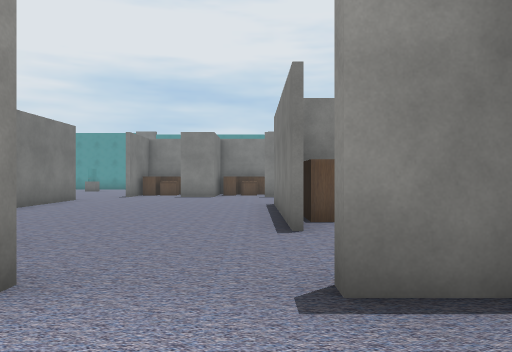
[1] (above)

24 first-person views from a walk through a 3-D level made in the Unity game engine. The camera is 1.5 m above the floor, looks level and sees 70° across. The floor is counted in squares, 2 m on a side. Each view is taken from the middle of a square. On the plan, view 1 faces up. The plan holds only what a view shows up to about 11 squares ahead; the rest is blank. The player character is not drawn. Door leaves are left out, so doorways stand open. Some surface patterns are stand-ins.

[2]
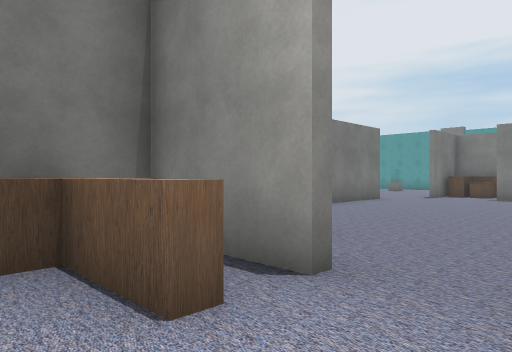

[3]
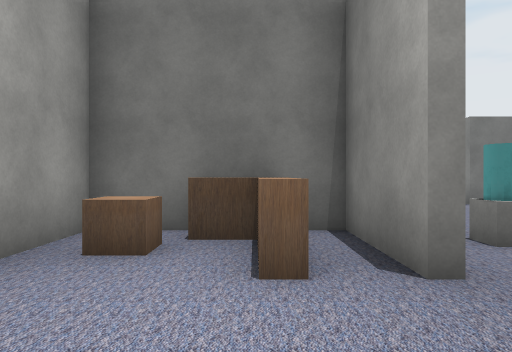

[4]
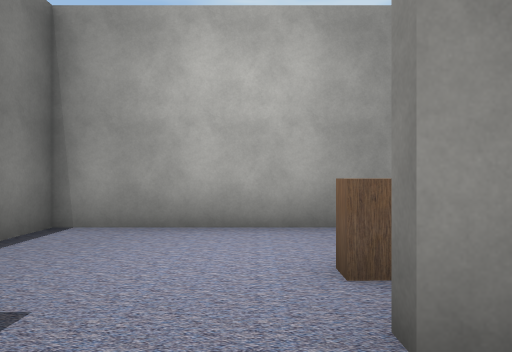

[5]
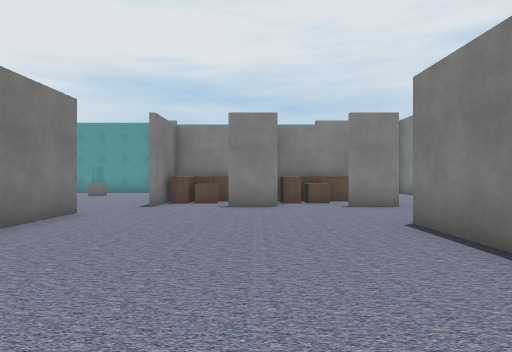

[6]
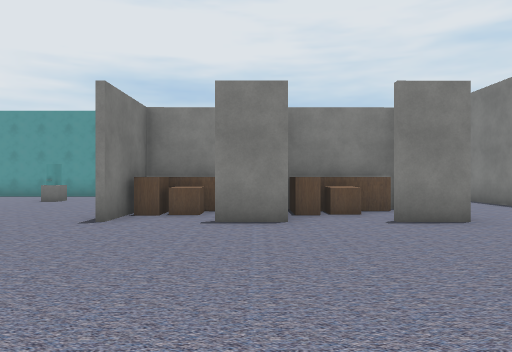

[7]
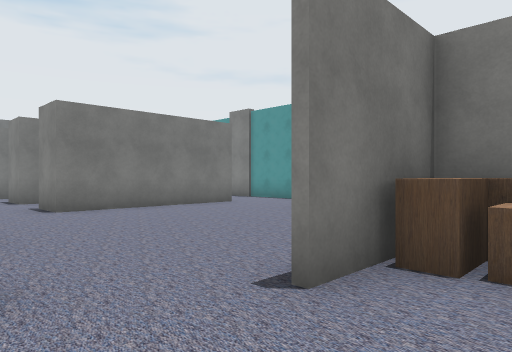

[8]
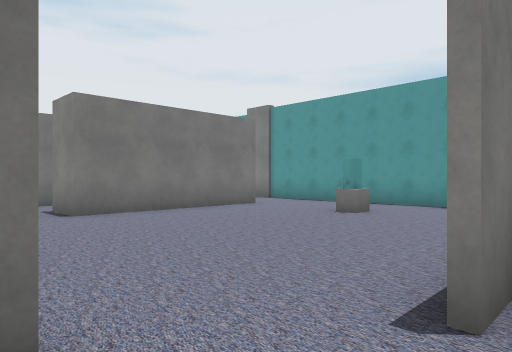

[9]
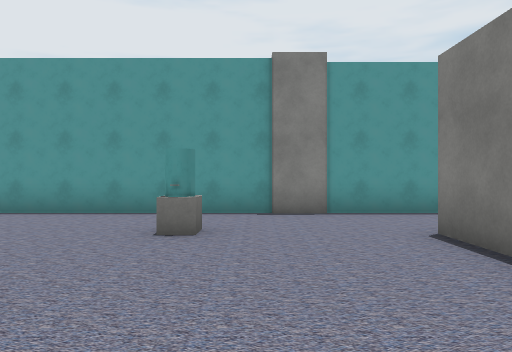

[10]
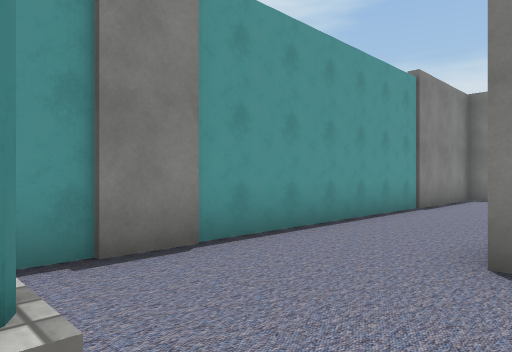

[11]
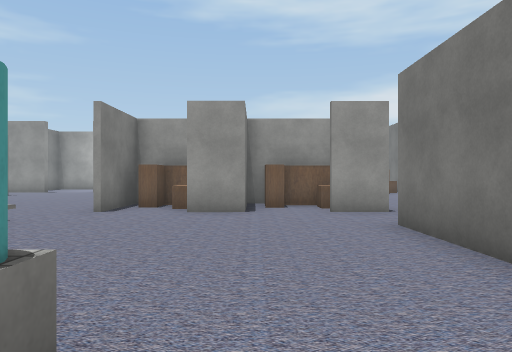

[12]
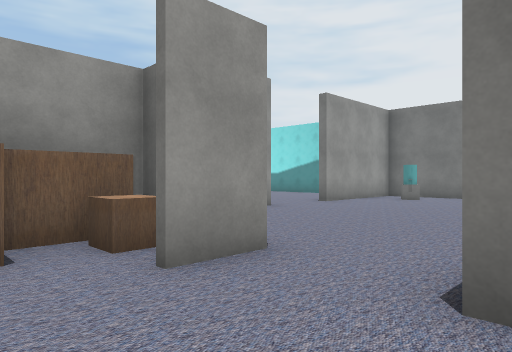

[13]
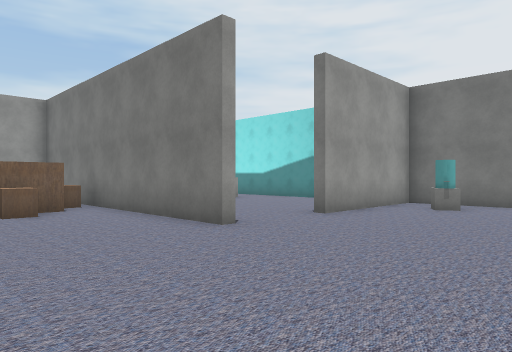

[14]
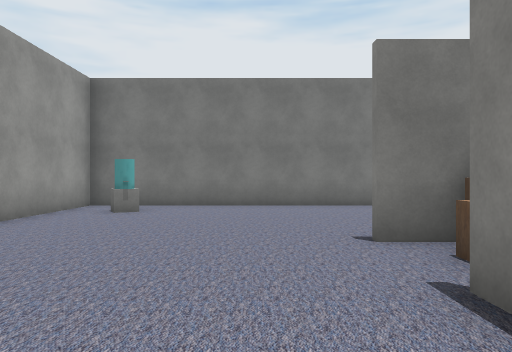

[15]
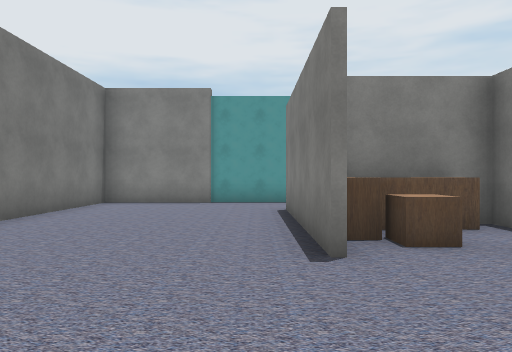

[16]
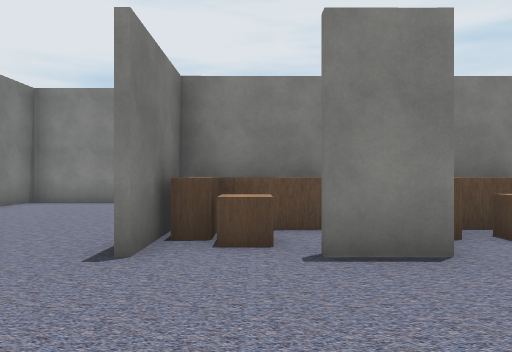

[17]
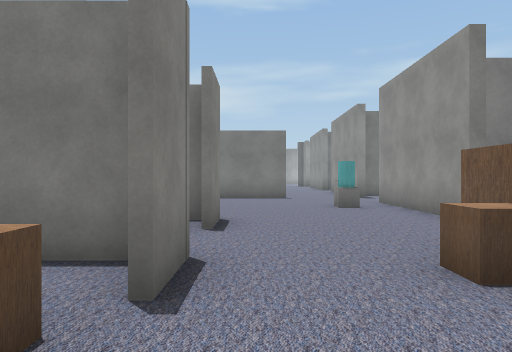

[18]
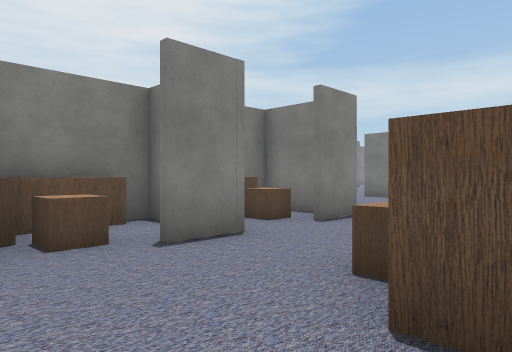

[19]
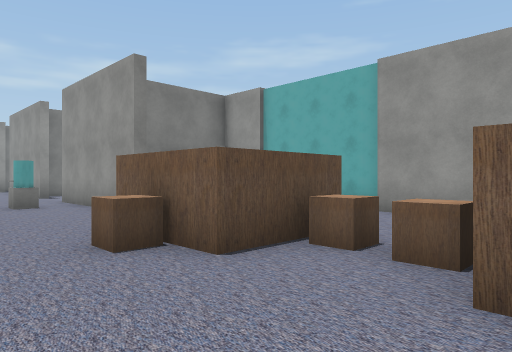

[20]
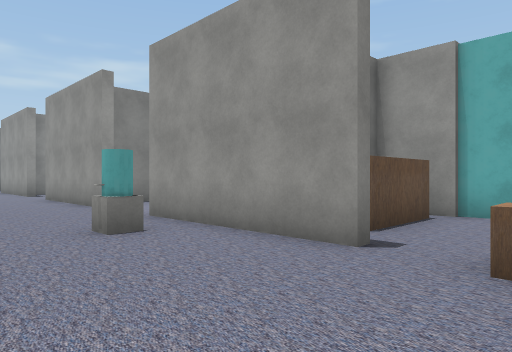

[21]
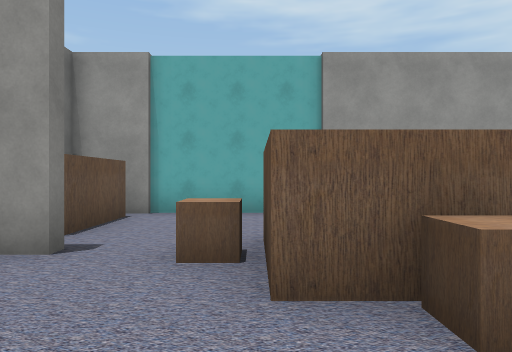

[22]
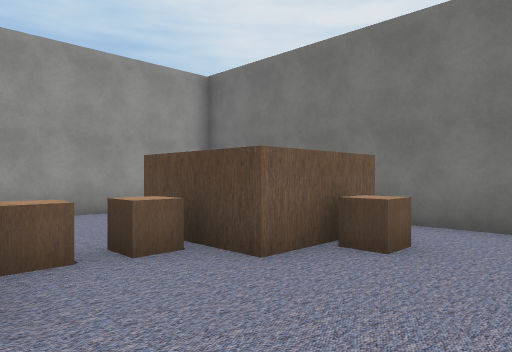

[23]
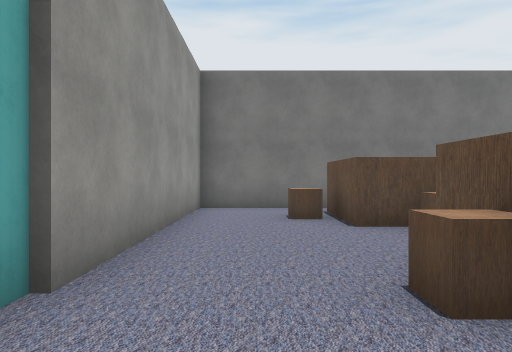

[24]
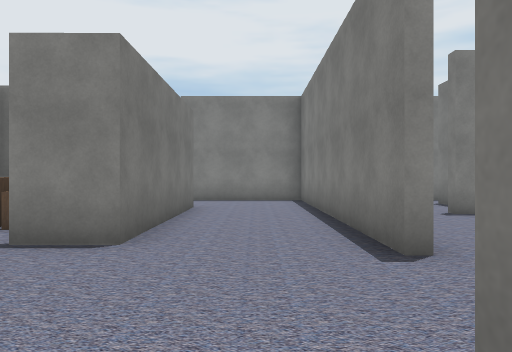

### Floor plan
Points are (right, up) in squares from view 1. A wall is a line through its corners. A room is listed if a view was taken in it or the views show most of it. See-through windows are left out.
Room 1 (views 1, 2, 3)
walls: (-1.6, 2.2) (-4.1, 2.2) (-4.1, -1.3) (2, -1.3) (2, 1.1); (1.6, 2.2) (0.5, 2.2)
ways out: open door at (-0.5, 2) to room 2
objects: other object (-3, 0); other object (-3, 1) to (-2, 1)
Room 2 (views 4, 5, 6, 7, 8, 9, 10, 11, 12, 13, 14, 15, 16, 17, 19, 20, 21, 22, 24)
walls: (-1.4, 13) (-2.7, 13); (-5.6, 11.5) (-5.6, 8.5); (-4.5, 13.4) (-4.5, 12.9); (0.5, 7.5) (0.5, 9.8); (-5.8, 6.9) (-5.8, 11.4); (-5.5, 6.6) (-6.7, 6.6); (-4.6, 16.4) (-4.6, 17.8); (-8.8, 11.4) (-7.6, 11.4); (-9.3, 9.1) (-8.8, 9.1); (-8.6, 7) (-8.6, 6.6) (-9.9, 6.6); (-8.8, 7.1) (-8.8, 8.9) (-11, 8.9); (4.4, 12.4) (4.4, 20.4) (-12.2, 20.4); (1.5, 17.8) (1.5, 13) (0.2, 13); (-11.8, 11.4) (-10.6, 11.4); (-6, 2.5) (-1.6, 2.5); (0.5, 2.5) (2.4, 2.5); (-10.3, 3.7) (-9.8, 3.7); (-11.2, 18.3) (-11.2, 13.4) (-12.4, 13.4); (-14.2, 13.4) (-15.4, 13.4); (7.4, 16.2) (6.9, 16.2); (-13.2, 3.7) (-12.4, 3.7); (-15.6, 7.8) (-15.6, 3.6); (-15.5, 15.7) (-17.2, 15.7) (-17.2, 13.4); (-17.3, 13.4) (-17.3, 18.2); (-17.1, 20.4) (-22.3, 20.4) (-22.3, 7.8) (-18.1, 7.8)
ways out: open door at (-0.5, 2) to room 1; opening at (-15, 2.5) to room 3; opening at (-11.5, 2.5) to room 3; opening at (-7, 2) to room 3; opening at (-17, 19.5); opening at (-11, 19.5); opening at (3.5, 3.5); open door at (-17, 8); open door at (6, 16)
objects: water cooler (-21, 9); other object (-17, 15) to (-15, 15); other object (-16, 14); other object (-14, 4); other object (-11, 7); other object (-11, 8); other object (-11, 10); other object (-9, 4); other object (-9, 10); other object (-8, 3); other object (-8, 8) to (-7, 8); other object (-8, 10) to (-7, 10); water cooler (-8, 18); other object (-7, 7); other object (-7, 9); other object (-4, 14) to (-3, 14); other object (-4, 15) to (-3, 15); water cooler (-3, 4); other object (-1, 14) to (0, 15); other object (0, 14); other object (1, 6) to (2, 7)
Room 3 (views 18, 23)
walls: (-9.2, 1.6) (-10.3, 1.6) (-10.3, 3.7); (-8.2, -1.3) (-5.4, -1.3); (-8.1, 2.5) (-8.1, 2); (-12.4, 3.7) (-12.4, 1.6) (-14.6, 1.6); (-6, 2.1) (-6, 2.5); (-5.6, -0.9) (-5.6, 1.5); (-15.6, 3.6) (-15.6, -1.3) (-8.4, -1.3)
ways out: opening at (-15, 2.5) to room 2; opening at (-11.5, 2.5) to room 2; opening at (-7, 2) to room 2
objects: other object (-15, 3); other object (-14, 1); other object (-12, 2); other object (-11, 2); other object (-9, 1)
Room 4 (no view inside)
walls: (-11.9, 15.7) (-12.9, 15.7); (-14.3, 15.7) (-15.5, 15.7); (-14.2, 14) (-14.2, 13.4)
objects: other object (-14, 15) to (-12, 15); other object (-13, 14) to (-12, 14)

Positions as (right, up) in squares from view 1, and headings:
1: (0, 0), facing up
2: (0, 0), facing up-left
3: (1, 1), facing left
4: (-1, 4), facing down
5: (-2, 4), facing up
6: (-2, 7), facing up
7: (-3, 11), facing up-left
8: (-4, 11), facing up-left
9: (-7, 13), facing up
10: (-8, 17), facing up-right
11: (-9, 19), facing down
12: (-9, 14), facing down-left
13: (-12, 12), facing down-left
14: (-13, 12), facing left
15: (-18, 10), facing up
16: (-16, 10), facing up
17: (-12, 6), facing right
18: (-12, 3), facing up-right
19: (-13, 6), facing down-right
20: (-8, 6), facing down-right
21: (-8, 6), facing down
22: (-10, 6), facing down-left
23: (-7, 0), facing left
24: (3, 9), facing up
